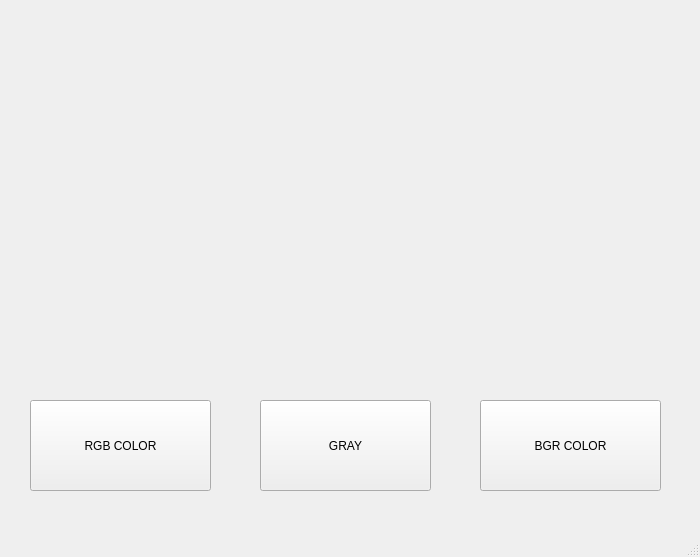
<?xml version="1.0" encoding="UTF-8"?>
<ui version="4.0">
 <class>MainWindow</class>
 <widget class="QMainWindow" name="MainWindow">
  <property name="geometry">
   <rect>
    <x>0</x>
    <y>0</y>
    <width>700</width>
    <height>557</height>
   </rect>
  </property>
  <property name="windowTitle">
   <string>MainWindow</string>
  </property>
  <widget class="QWidget" name="centralwidget">
   <widget class="QPushButton" name="rgb_color">
    <property name="geometry">
     <rect>
      <x>30</x>
      <y>400</y>
      <width>181</width>
      <height>91</height>
     </rect>
    </property>
    <property name="text">
     <string>RGB COLOR</string>
    </property>
   </widget>
   <widget class="QPushButton" name="bgr_color">
    <property name="geometry">
     <rect>
      <x>480</x>
      <y>400</y>
      <width>181</width>
      <height>91</height>
     </rect>
    </property>
    <property name="text">
     <string>BGR COLOR</string>
    </property>
   </widget>
   <widget class="QPushButton" name="gray_color">
    <property name="geometry">
     <rect>
      <x>260</x>
      <y>400</y>
      <width>171</width>
      <height>91</height>
     </rect>
    </property>
    <property name="text">
     <string>GRAY</string>
    </property>
   </widget>
   <widget class="QLabel" name="image">
    <property name="geometry">
     <rect>
      <x>30</x>
      <y>30</y>
      <width>631</width>
      <height>351</height>
     </rect>
    </property>
    <property name="text">
     <string/>
    </property>
   </widget>
  </widget>
  <widget class="QMenuBar" name="menubar">
   <property name="geometry">
    <rect>
     <x>0</x>
     <y>0</y>
     <width>700</width>
     <height>18</height>
    </rect>
   </property>
  </widget>
  <widget class="QStatusBar" name="statusbar"/>
 </widget>
 <resources/>
 <connections/>
</ui>
